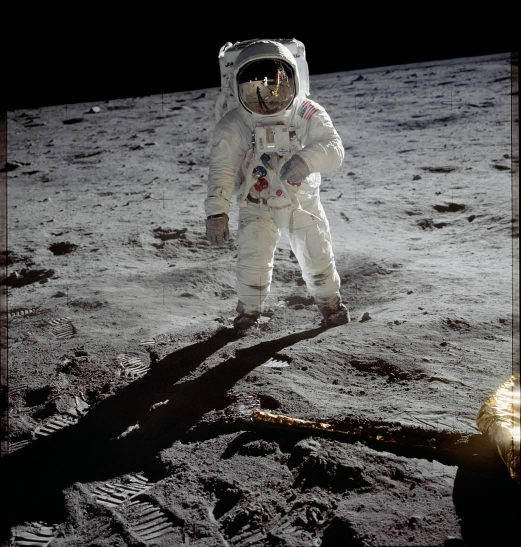
#> input picture images_source/Lunar_Surface.jpg, 1041 x 1093 px (shown at 1/2 size); its folder holds only this picture in this run
$ python convert_to_dzi.py
#> lines starting #> are read from the running program, lines starting #| are printed output that depends on the picture
from PIL import Image
import os
import math

SOURCE_DIR = "images_source"
TILES_DIR = "static/tiles"
TILE_SIZE = 256

def save_tile(img, x, y, level_dir):
    tile_path = os.path.join(level_dir, f"{x}_{y}.png")
    img.save(tile_path)

def create_dzi(image_path, output_dir):
#> called with image_path = 'images_source/Lunar_Surface.jpg', output_dir = 'static/tiles'
    image_name = os.path.splitext(os.path.basename(image_path))[0]
    img = Image.open(image_path)
#> img is the input picture: PIL image 1041x1093 RGB; mean R, G, B 83.5, 82.1, 81.1
    width, height = img.size
#> width = 1041; height = 1093

    # Create folder for this image
    image_tiles_dir = os.path.join(output_dir, image_name)
    os.makedirs(image_tiles_dir, exist_ok=True)

    # Calculate levels
    max_dim = max(width, height)
#> max_dim = 1093
    max_level = math.ceil(math.log2(max_dim))
#> max_level = 11

    for level in range(max_level, -1, -1):
        scale = 2 ** (max_level - level)
        level_width = math.ceil(width / scale)
        level_height = math.ceil(height / scale)
        level_img = img.resize((level_width, level_height), Image.LANCZOS)

        # Folder for this level
        level_dir = os.path.join(image_tiles_dir, str(level))
        os.makedirs(level_dir, exist_ok=True)

        # Generate tiles
        x_tiles = math.ceil(level_width / TILE_SIZE)
        y_tiles = math.ceil(level_height / TILE_SIZE)

        for x in range(x_tiles):
            for y in range(y_tiles):
                left = x * TILE_SIZE
                upper = y * TILE_SIZE
                right = min(left + TILE_SIZE, level_width)
                lower = min(upper + TILE_SIZE, level_height)
                tile = level_img.crop((left, upper, right, lower))
                save_tile(tile, x, y, level_dir)

        print(f"Created level {level} tiles for {image_name}")
#> this loop made 12 passes
#> pass 1, in save_tile, `img.save(tile_path)`:
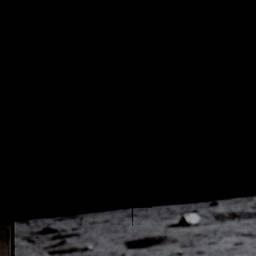
#> saved as 0_0.png: PIL image 256x256 RGB; mean R, G, B 12.7, 12.6, 13.3
#> pass 1, in save_tile (call 2), `img.save(tile_path)`:
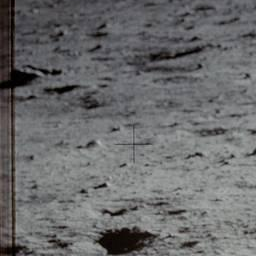
#> saved as 0_1.png: PIL image 256x256 RGB; mean R, G, B 106, 106.2, 107.2
#> pass 1, in save_tile (call 3), `img.save(tile_path)`:
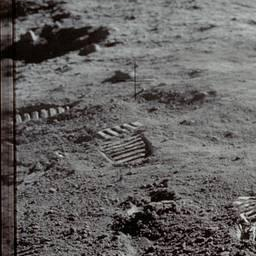
#> saved as 0_2.png: PIL image 256x256 RGB; mean R, G, B 99.3, 96.9, 95.8
#> pass 1, in save_tile (call 4), `img.save(tile_path)`:
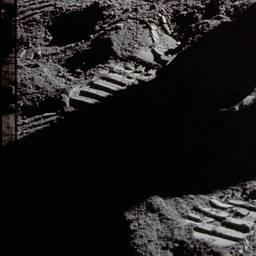
#> saved as 0_3.png: PIL image 256x256 RGB; mean R, G, B 30.8, 30.2, 29.5

# Process all images
for filename in os.listdir(SOURCE_DIR):
    if filename.lower().endswith((".png", ".jpg", ".jpeg")):
        create_dzi(os.path.join(SOURCE_DIR, filename), TILES_DIR)

$ run again, on images_source/Mars_Crater.jpg
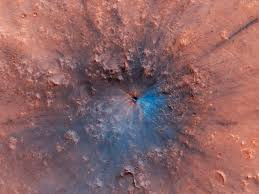
#> input picture images_source/Mars_Crater.jpg, 259 x 194 px
#> in create_dzi, img is the input picture: PIL image 259x194 RGB; mean R, G, B 142, 100.7, 102.2
#> the loop in create_dzi, `for level in range(max_level, -1, -1):` made 10 passes
#> pass 1, in save_tile, `img.save(tile_path)`:
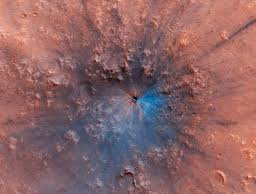
#> saved as 0_0.png: PIL image 256x194 RGB; mean R, G, B 141.4, 100.4, 102.1
#> pass 3, in create_dzi, `level_img = img.resize((level_width, level_height), Image.LANCZOS)`:
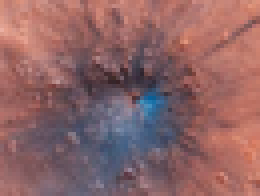
#> level_img: PIL image 65x49 RGB (shown 4 times larger); mean R, G, B 142, 100.7, 102.1
